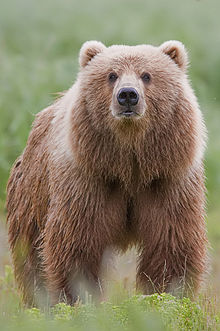
#> input picture brown_bear.jpg, 220 x 331 px
$ jupyter execute brown_bear.ipynb   (shell and % lines are left out)
#> lines starting #> are read from the running program, lines starting #| are printed output that depends on the picture
[cell 1]
import cv2
import matplotlib.pyplot as plt

[cell 2]
img = cv2.imread('brown_bear.jpg')
#> img is the input picture: shape (331, 220, 3); mean B, G, R 101.8, 127.2, 137

[cell 3]
print(img.shape)
#| (331, 220, 3)

[cell 4]
plt.imshow(img)

[cell 5]
plt.imshow(cv2.cvtColor(img, cv2.COLOR_BGR2RGB))

[cell 6]
plt.imshow(img[:,:,1])
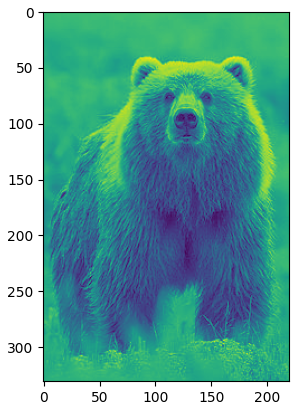
#> figure drawn by matplotlib, 1 panel

[cell 7]
img_gray = cv2.cvtColor(img, cv2.COLOR_BGR2GRAY)
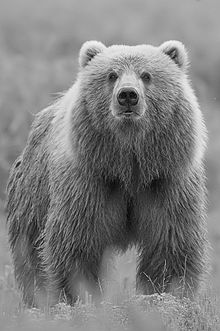
#> img_gray: shape (331, 220); min 1, max 252, mean 127.2
plt.imshow(img_gray, cmap='gray')

[cell 8]
bear_face = img[25:150, 75:175]
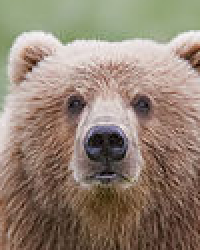
#> bear_face: shape (125, 100, 3) (shown 2 times larger); mean B, G, R 114.8, 130, 146.9
plt.imshow(bear_face)
